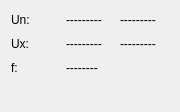
<?xml version="1.0" encoding="UTF-8"?>
<ui version="4.0">
 <class>WMRawActualValBase</class>
 <widget class="QDialog" name="WMRawActualValBase">
  <property name="geometry">
   <rect>
    <x>0</x>
    <y>0</y>
    <width>180</width>
    <height>112</height>
   </rect>
  </property>
  <property name="sizePolicy">
   <sizepolicy hsizetype="Minimum" vsizetype="Minimum">
    <horstretch>0</horstretch>
    <verstretch>0</verstretch>
   </sizepolicy>
  </property>
  <property name="minimumSize">
   <size>
    <width>0</width>
    <height>0</height>
   </size>
  </property>
  <property name="mouseTracking">
   <bool>false</bool>
  </property>
  <property name="windowTitle">
   <string>Vektoren</string>
  </property>
  <layout class="QGridLayout">
   <item row="2" column="0">
    <widget class="QLabel" name="FreqLabel">
     <property name="frameShape">
      <enum>QFrame::NoFrame</enum>
     </property>
     <property name="text">
      <string>f:</string>
     </property>
     <property name="wordWrap">
      <bool>false</bool>
     </property>
    </widget>
   </item>
   <item row="0" column="1">
    <widget class="QLabel" name="XnAmplDisp">
     <property name="frameShape">
      <enum>QFrame::NoFrame</enum>
     </property>
     <property name="text">
      <string>---------</string>
     </property>
     <property name="wordWrap">
      <bool>false</bool>
     </property>
    </widget>
   </item>
   <item row="1" column="1">
    <widget class="QLabel" name="XxAmplDisp">
     <property name="frameShape">
      <enum>QFrame::NoFrame</enum>
     </property>
     <property name="text">
      <string>---------</string>
     </property>
     <property name="alignment">
      <set>Qt::AlignVCenter</set>
     </property>
     <property name="wordWrap">
      <bool>false</bool>
     </property>
    </widget>
   </item>
   <item row="0" column="0">
    <widget class="QLabel" name="XnLabel">
     <property name="frameShape">
      <enum>QFrame::NoFrame</enum>
     </property>
     <property name="text">
      <string>Un:</string>
     </property>
     <property name="wordWrap">
      <bool>false</bool>
     </property>
    </widget>
   </item>
   <item row="3" column="0" colspan="3">
    <widget class="QLabel" name="Settingslabel">
     <property name="text">
      <string/>
     </property>
    </widget>
   </item>
   <item row="1" column="0">
    <widget class="QLabel" name="XxLabel">
     <property name="frameShape">
      <enum>QFrame::NoFrame</enum>
     </property>
     <property name="text">
      <string>Ux:</string>
     </property>
     <property name="wordWrap">
      <bool>false</bool>
     </property>
    </widget>
   </item>
   <item row="0" column="2">
    <widget class="QLabel" name="XnPhaseDisp">
     <property name="sizePolicy">
      <sizepolicy hsizetype="Preferred" vsizetype="Preferred">
       <horstretch>0</horstretch>
       <verstretch>0</verstretch>
      </sizepolicy>
     </property>
     <property name="frameShape">
      <enum>QFrame::NoFrame</enum>
     </property>
     <property name="text">
      <string>---------</string>
     </property>
     <property name="wordWrap">
      <bool>false</bool>
     </property>
    </widget>
   </item>
   <item row="1" column="2">
    <widget class="QLabel" name="XxPhaseDisp">
     <property name="frameShape">
      <enum>QFrame::NoFrame</enum>
     </property>
     <property name="text">
      <string>--------- </string>
     </property>
     <property name="wordWrap">
      <bool>false</bool>
     </property>
    </widget>
   </item>
   <item row="2" column="1" colspan="2">
    <widget class="QLabel" name="FreqDisp">
     <property name="frameShape">
      <enum>QFrame::NoFrame</enum>
     </property>
     <property name="text">
      <string>--------</string>
     </property>
     <property name="wordWrap">
      <bool>false</bool>
     </property>
    </widget>
   </item>
  </layout>
 </widget>
 <layoutdefault spacing="6" margin="11"/>
 <pixmapfunction>qPixmapFromMimeSource</pixmapfunction>
 <resources/>
 <connections/>
</ui>
